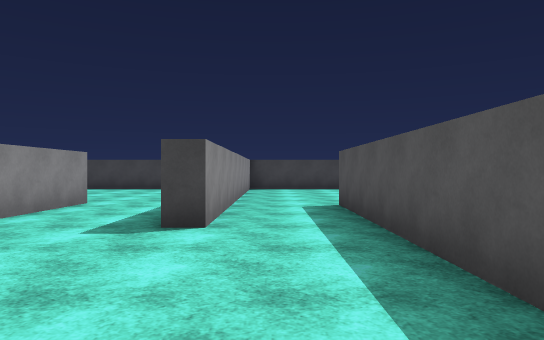
view 1 (above)

18 first-person views from a walk through a scene from a Unity 3-D project. The camera is 1.3 m above the floor, looks level and sees 70° across. The floor is counted in squares, 2 m on a side. Each view is taken from the middle of a square. On the plan, view 1 faces up. The plan holds only what a view shows up to about 11 squares ahead; the rest is blank. The place goes on beyond the plan. The player is left out. Surface patterns are stand-ins for the level's own textures.

view 2
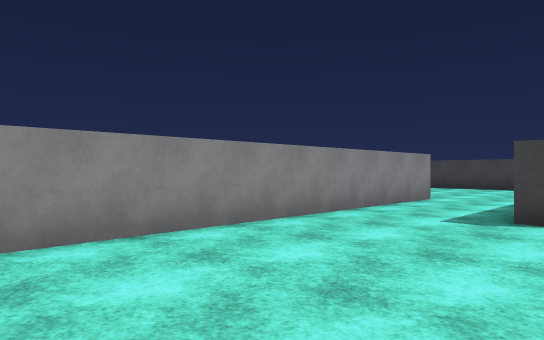

view 3
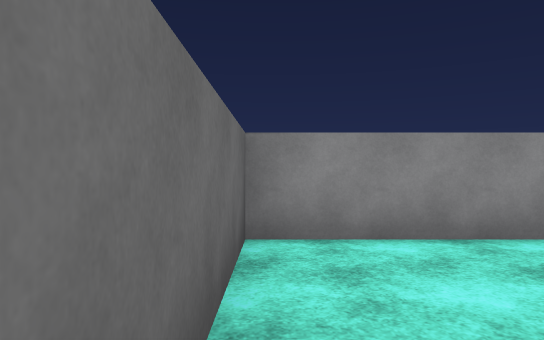

view 4
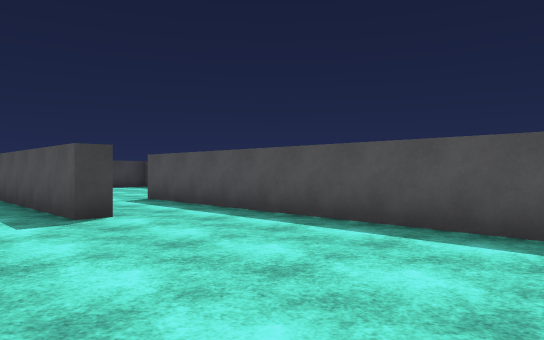

view 5
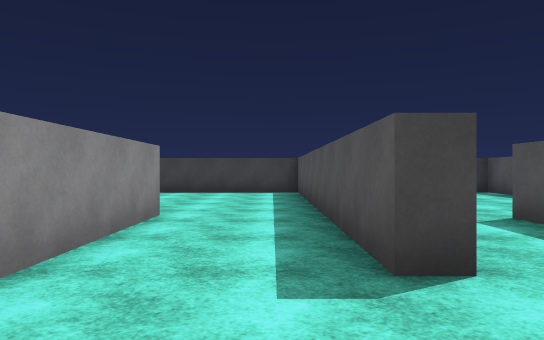

view 6
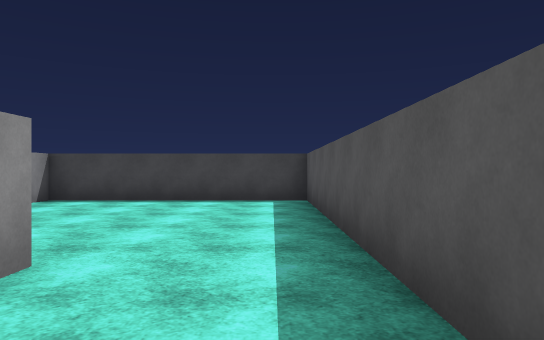

view 7
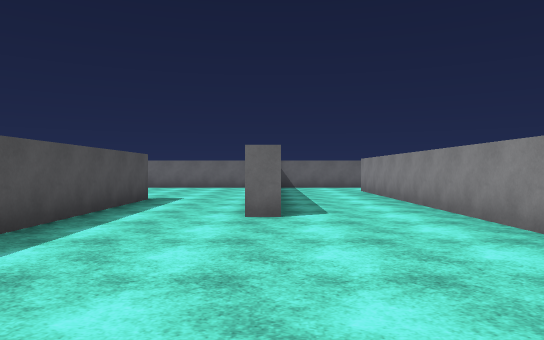

view 8
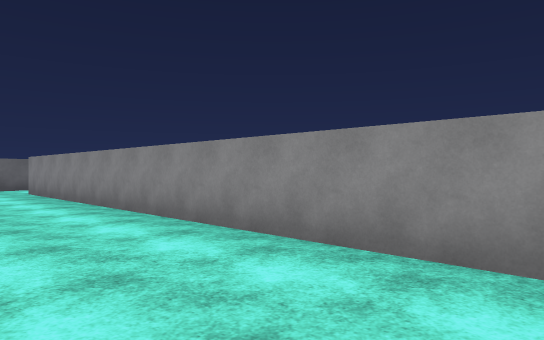

view 9
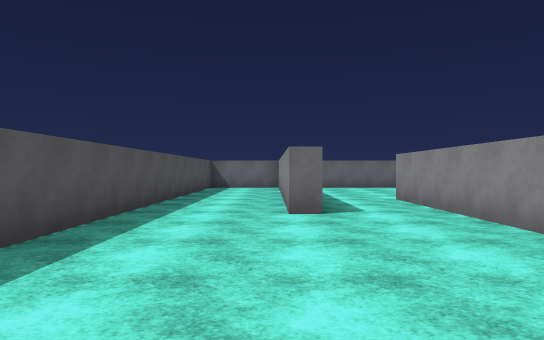

view 10
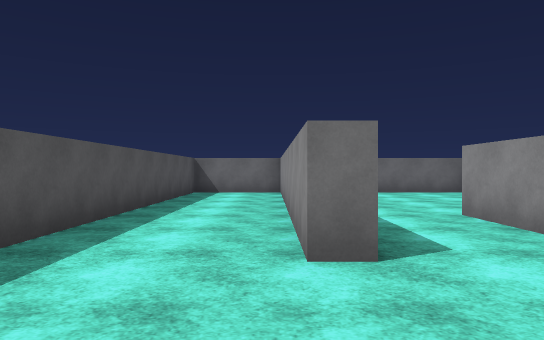

view 11
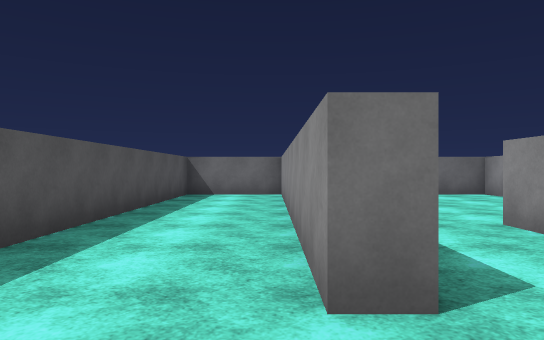

view 12
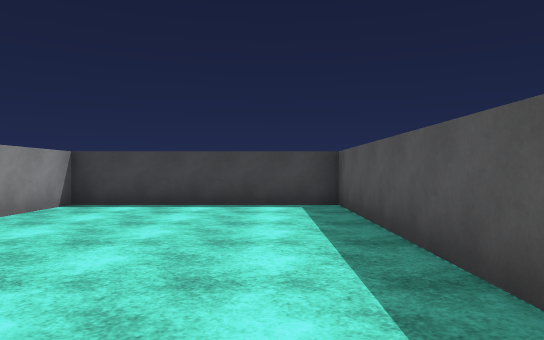

view 13
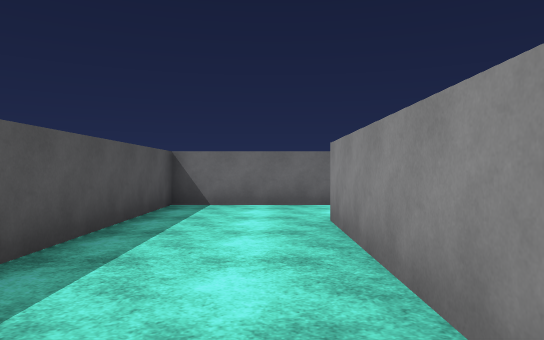

view 14
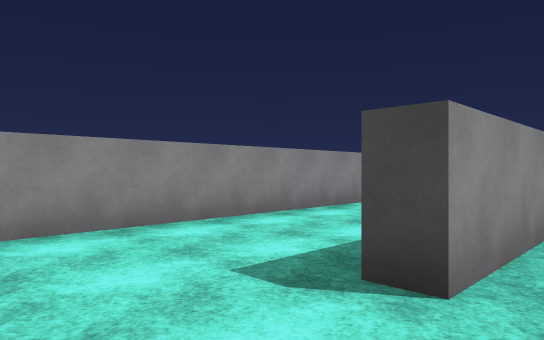

view 15
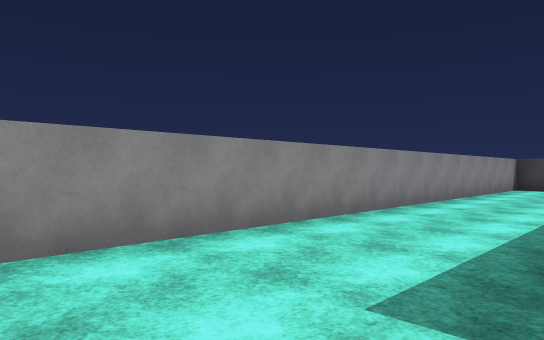

view 16
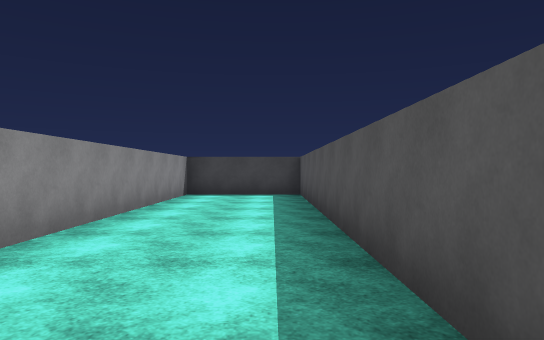

view 17
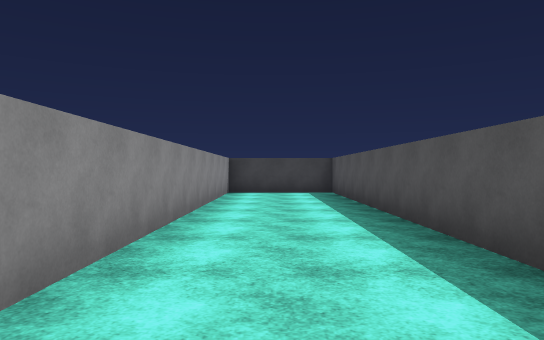

view 18
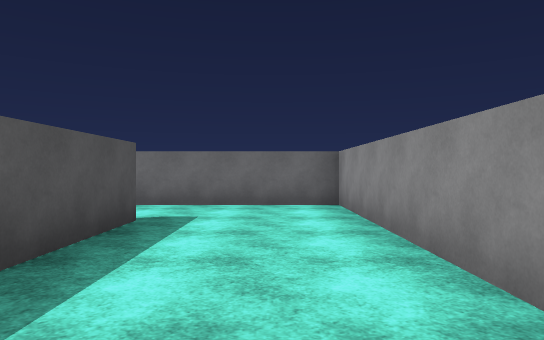

### Floor plan
Points are (right, up) in squares from view 1. A wall is a line through its corners. A room is listed if a view was taken in it or the views show most of it. See-through windows are left out.
Room 1 (views 1, 2, 3, 4, 5, 6)
walls: (1.3, -0.2) (1.3, 7.2); (-0.8, 7.6) (-0.8, 4.4) (-1.2, 4.4) (-1.2, 7.6); (-3.6, 7.6) (-3.6, -1.2) (-0.2, -1.2)
ways out: opening at (-2.5, 8) to room 2; opening at (0, 7) to room 3
Room 2 (views 7, 8, 13, 14)
walls: (-4.1, 7.6) (-3.6, 7.6); (-1.2, 7.6) (-1.2, 13.3) (-6.8, 13.3) (-6.8, 1); (-6.5, -1.2) (-4.1, -1.2) (-4.1, 3.4)
ways out: opening at (-2.5, 8) to room 1; opening at (-7, -0.5) to room 4
Room 3 (views 9, 10, 11, 12)
walls: (1.3, 7.2) (1.7, 7.2) (1.7, -0.6); (1.6, -1.2) (4.2, -1.2) (4.2, 13.3) (-0.8, 13.3) (-0.8, 7.6)
ways out: opening at (0, 7) to room 1
Room 4 (views 15, 16, 17, 18)
walls: (-6.8, 1) (-7.2, 1) (-7.2, 13); (-7.1, 13.3) (-10.2, 13.3) (-10.2, -1.2) (-6.5, -1.2)
ways out: opening at (-7, -0.5) to room 2

Positions as (right, up) in squares from view 1, and headings:
1: (0, 0), facing up
2: (0, -1), facing up-left
3: (0, -1), facing left
4: (-3, -1), facing up-right
5: (-2, 2), facing up
6: (-2, 5), facing up
7: (-4, 13), facing down
8: (-4, 13), facing down-left
9: (2, 13), facing down
10: (2, 10), facing down
11: (2, 9), facing down
12: (3, 6), facing up
13: (-6, 6), facing down
14: (-6, -1), facing up-left
15: (-7, -1), facing up-left
16: (-8, 3), facing up
17: (-9, 2), facing up
18: (-9, 6), facing down
